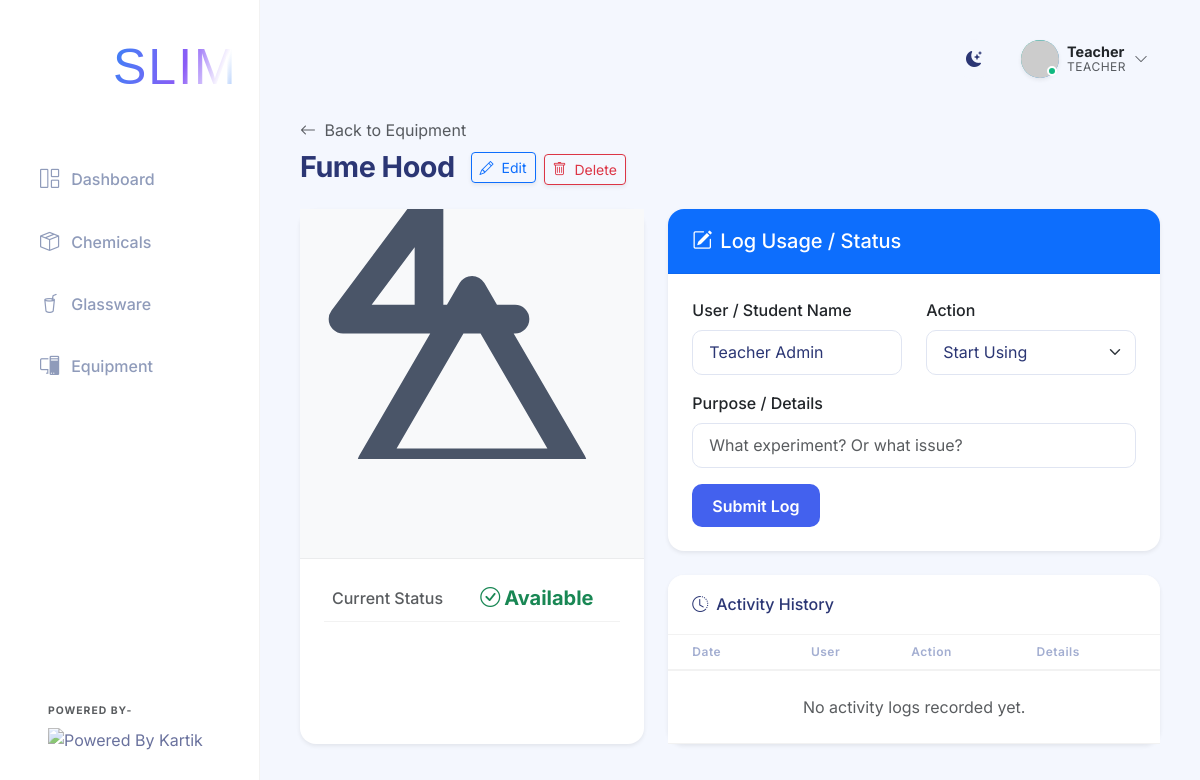
Page /equipment/1 (signed in) on the committed database.
### app.py (models this page shows)
class User(UserMixin, db.Model):
    id = db.Column(db.Integer, primary_key=True)
    username = db.Column(db.String(100), unique=True, nullable=False)
    password_hash = db.Column(db.String(200), nullable=False)
    role = db.Column(db.String(50), nullable=False) # 'teacher', 'student', or 'developer'
    full_name = db.Column(db.String(150), nullable=True)
    roll_number = db.Column(db.String(50), nullable=True)
    email = db.Column(db.String(150), nullable=True)
    phone = db.Column(db.String(20), nullable=True)

class Equipment(db.Model):
    id = db.Column(db.Integer, primary_key=True)
    name = db.Column(db.String(150), nullable=False)
    status = db.Column(db.String(50), nullable=False) # Available, In Use, Maintenance
    logs = db.relationship('EquipmentLog', backref='equipment', lazy=True, cascade="all, delete-orphan")

### app.py (the view)
@app.route('/equipment/<int:id>')
def equipment_detail(id):
    item = Equipment.query.get_or_404(id)
    item.image_url = get_lab_item_image(item.name, width=500)
    logs = EquipmentLog.query.filter_by(equipment_id=id).order_by(EquipmentLog.date.desc()).all()
    return render_template('equipment_detail.html', item=item, logs=logs)

### app.py (called while the page is built)
@login_manager.user_loader
def load_user(user_id):
    return User.query.get(int(user_id))

### templates/equipment_detail.html (shortened to what this page needs)
{% extends 'base.html' %}
{% block content %}
<div class="d-flex justify-content-between align-items-center mb-4">
    <div>
        <a href="{{ url_for('equipment') }}" class="text-decoration-none text-muted mb-2 d-inline-block">
            <i class="bi bi-arrow-left me-1"></i> Back to Equipment
        </a>
        <h2 class="page-title mb-0 d-flex align-items-center">
            {{ item.name }}
            {% if current_user.is_authenticated and current_user.role in ['teacher', 'developer'] %}
            <button class="btn btn-sm btn-outline-primary ms-3 shadow-sm" data-bs-toggle="modal" data-bs-target="#editEquipmentModal">
                <i class="bi bi-pencil me-1"></i> Edit
            </button>
            <form action="{{ url_for('delete_equipment', id=item.id) }}" method="POST" class="d-inline ms-2" onsubmit="return confirm('Permanently delete this equipment? This will also remove its history.')">
                <button type="submit" class="btn btn-sm btn-outline-danger shadow-sm">
                    <i class="bi bi-trash me-1"></i> Delete
                </button>
            </form>
            {% endif %}
        </h2>
    </div>
</div>
<div class="row">
    <div class="col-md-5 mb-4">
        <div class="card shadow-sm h-100">
            <div class="card-body text-center p-0" style="background-color: #f8f9fa; border-bottom: 1px solid rgba(0,0,0,0.05);">
                <img src="{{ item.image_url }}" class="img-fluid" style="object-fit: cover; height: 250px; width: 100%;" alt="{{ item.name }}">
            </div>
            <div class="card-body pt-3">
                <table class="table table-borderless mb-0">
                    <tbody>
                        <tr>
                            <td class="text-muted fw-medium w-50">Current Status</td>
                            <td class="fw-bold fs-5">
                                {% if item.status == 'Available' %}
                                <span class="text-success"><i class="bi bi-check-circle me-1"></i>Available</span>
                                {% elif item.status == 'In Use' %}
                                <span class="text-primary"><i class="bi bi-play-circle me-1"></i>In Use</span>
                                {% elif item.status == 'Maintenance' %}
                                <span class="text-warning"><i class="bi bi-tools me-1"></i>Maintenance</span>
                                {% else %}
                                <span class="text-secondary">{{ item.status }}</span>
                                {% endif %}
                            </td>
                        </tr>
                    </tbody>
                </table>
            </div>
        </div>
    </div>
    <div class="col-md-7">
        <div class="card shadow-sm mb-4 border-primary">
            <div class="card-header bg-primary text-white">
                <h5 class="mb-0"><i class="bi bi-pencil-square me-2"></i>Log Usage / Status</h5>
            </div>
            <div class="card-body">
                {% if current_user.is_authenticated %}
                <form action="{{ url_for('log_equipment_usage', id=item.id) }}" method="POST">
                    <div class="row mb-3">
                        <div class="col-md-6">
                            <label class="form-label fw-medium">User / Student Name</label>
                            <input type="text" name="user_name" class="form-control"
                                   value="{{ current_user.full_name or current_user.username }}"
                                   {% if current_user.role != 'teacher' %}readonly{% endif %} required>
                        </div>
                        <div class="col-md-6">
                            <label class="form-label fw-medium">Action</label>
                            <select name="action" class="form-select" required>
                                <option value="Started Using">Start Using</option>
                            </select>
                        </div>
                    </div>
                    <div class="mb-3">
                        <label class="form-label fw-medium">Purpose / Details</label>
                        <input type="text" name="purpose" class="form-control" placeholder="What experiment? Or what issue?" required>
                    </div>
                    <button type="submit" class="btn btn-primary">
                        Submit Log
                    </button>
                </form>
                {% else %}
                <div class="text-center py-3">
                    <i class="bi bi-lock text-muted fs-1 d-block mb-2"></i>
                    <p class="text-muted">You must be logged in as a Student or Teacher to update equipment status.</p>
                    <button class="btn btn-outline-primary" data-bs-toggle="modal" data-bs-target="#loginModal">Login Now</button>
                </div>
                {% endif %}
            </div>
        </div>
        <div class="card shadow-sm">
            <div class="card-header bg-white">
                <h6 class="mb-0"><i class="bi bi-clock-history me-2"></i>Activity History</h6>
            </div>
            <div class="card-body p-0">
                <div class="table-responsive">
                    <table class="table table-hover align-middle mb-0">
                        <thead class="bg-light">
                            <tr>
                                <th class="ps-4">Date</th>
                                <th>User</th>
                                <th>Action</th>
                                <th>Details</th>
                            </tr>
                        </thead>
                        <tbody>
                            {% for log in logs %}
                            <tr>
                                <td class="ps-4 text-muted small">{{ log.date.strftime('%Y-%m-%d %H:%M') }}</td>
                                <td class="fw-medium">{{ log.user_name }}</td>
                                <td>
                                    {% if log.action == 'Started Using' %}
                                    <span class="badge bg-primary"><i class="bi bi-play-circle me-1"></i>Started Using</span>
                                    {% elif log.action == 'Finished Using' %}
                                    <span class="badge bg-success"><i class="bi bi-check-circle me-1"></i>Finished Using</span>
                                    {% elif log.action == 'Reported Issue' %}
                                    <span class="badge bg-warning text-dark"><i class="bi bi-exclamation-triangle me-1"></i>Reported Issue</span>
                                    {% endif %}
                                </td>
                                <td class="text-muted small text-truncate" style="max-width: 200px;" title="{{ log.purpose }}">{{ log.purpose }}</td>
                            </tr>
                            {% else %}
                            <tr>
                                <td colspan="4" class="text-center py-4 text-muted">No activity logs recorded yet.</td>
                            </tr>
                            {% endfor %}
                        </tbody>
                    </table>
                </div>
            </div>
        </div>
    </div>
</div>
{% endblock %}

### templates/base.html (shortened to what this page needs)
<!DOCTYPE html>
<html lang="en">
<head>
    <link href="https://cdn.jsdelivr.net/npm/bootstrap@5.3.0/dist/css/bootstrap.min.css" rel="stylesheet">
    <link rel="stylesheet" href="{{ url_for('static', filename='css/style.css') }}">
    <link rel="stylesheet" href="https://cdn.jsdelivr.net/npm/bootstrap-icons@1.10.5/font/bootstrap-icons.css">
</head>
<body>
    <div class="app-container">
        <nav class="sidebar d-flex flex-column">
            <div class="sidebar-header">
                <a class="navbar-brand d-flex align-items-center morph-logo" href="{{ url_for('dashboard') }}"
                    style="text-decoration: none;">
                    <div class="me-1 d-flex justify-content-center align-items-center"
                        style="width: 80px; height: 80px; margin-left: -5px;">
                        <dotlottie-player src="{{ url_for('static', filename='logo.lottie') }}" background="transparent"
                            speed="1" style="width: 80px; height: 80px;" loop autoplay></dotlottie-player>
                    </div>
                    <div class="logo-text-container">
                        <div class="logo-text main-text">
                            <span class="slim-text-animated">SLIM</span>
                        </div>
                    </div>
                </a>
            </div>
            <ul class="nav flex-column sidebar-nav mt-3">
                <li class="nav-item">
                    <a class="nav-link {% if request.endpoint == 'dashboard' %}active{% endif %}"
                        href="{{ url_for('dashboard') }}">
                        <i class="bi bi-grid-1x2"></i> Dashboard
                    </a>
                </li>
                <li class="nav-item">
                    <a class="nav-link {% if request.endpoint == 'chemicals' or request.endpoint == 'add_chemical' or request.endpoint == 'chemical_detail' %}active{% endif %}"
                        href="{{ url_for('chemicals') }}">
                        <i class="bi bi-box-seam"></i> Chemicals
                    </a>
                </li>
                <li class="nav-item">
                    <a class="nav-link {% if request.endpoint == 'glassware' %}active{% endif %}"
                        href="{{ url_for('glassware') }}">
                        <i class="bi bi-cup-straw"></i> Glassware
                    </a>
                </li>
                <li class="nav-item">
                    <a class="nav-link {% if request.endpoint == 'equipment' %}active{% endif %}"
                        href="{{ url_for('equipment') }}">
                        <i class="bi bi-pc-display"></i> Equipment
                    </a>
                </li>
            </ul>
            <div class="sidebar-footer mt-auto p-4 text-start">
                <small class="text-muted d-block fw-bold text-uppercase mb-2"
                    style="font-size: 0.65rem; letter-spacing: 1px;">Powered By-</small>
                <img src="https://student.camu.in/camu_attachment/get/6696654be0b1fd900cf3997c" alt="Powered By Kartik"
                    class="img-fluid powered-logo">
            </div>
        </nav>
        <main class="main-content">
            <header class="top-header d-flex justify-content-between align-items-center mb-4">
                <div class="d-flex align-items-center">
                    <div class="theme-toggle" id="themeToggle" title="Toggle Dark/Light Mode">
                        <i class="bi bi-moon-stars-fill"></i>
                    </div>
                    <div class="user-profile dropdown">
                        <div class="profile-trigger d-flex align-items-center" {% if current_user.is_authenticated
                            %}data-bs-toggle="dropdown" {% else %}data-bs-toggle="modal" data-bs-target="#loginModal" {%
                            endif %}>
                            {% if current_user.is_authenticated %}
                            <div class="avatar-wrapper me-2">
                                <div class="avatar-circle {% if current_user.role == 'developer' %}bg-developer{% elif current_user.role == 'teacher' %}bg-teacher{% else %}bg-student{% endif %} shadow-sm"
                                    style="padding: 0; overflow: hidden;">
                                    <img src="https://api.dicebear.com/9.x/bottts/svg?seed={{ current_user.username }}&backgroundColor=transparent"
                                        alt="Avatar"
                                        style="width: 100%; height: 100%; object-fit: cover; transform: scale(1.1) translateY(2px);">
                                </div>
                                <div class="status-indicator online"></div>
                            </div>
                            <div class="user-info d-none d-sm-block">
                                <div class="user-name fw-bold text-dark">{{ current_user.username|capitalize }}</div>
                                <div class="user-role text-muted">{{ current_user.role|capitalize }}</div>
                            </div>
                            <i class="bi bi-chevron-down ms-2 text-muted small"></i>
                            {% else %}
                            <div class="avatar-circle bg-secondary shadow-sm me-2">
                                <i class="bi bi-person"></i>
                            </div>
                            <span class="fw-medium text-dark">Login</span>
                            {% endif %}
                        </div>
                    </div>
            </header>
            <div class="content-wrapper">
                {% block content %}{% endblock %}
            </div>
        </main>
    </div>
</body>
</html>

### rows in the picture
User: username "Teacher", role "TEACHER", user_name "Teacher Admin"
Equipment: name "Fume Hood"
